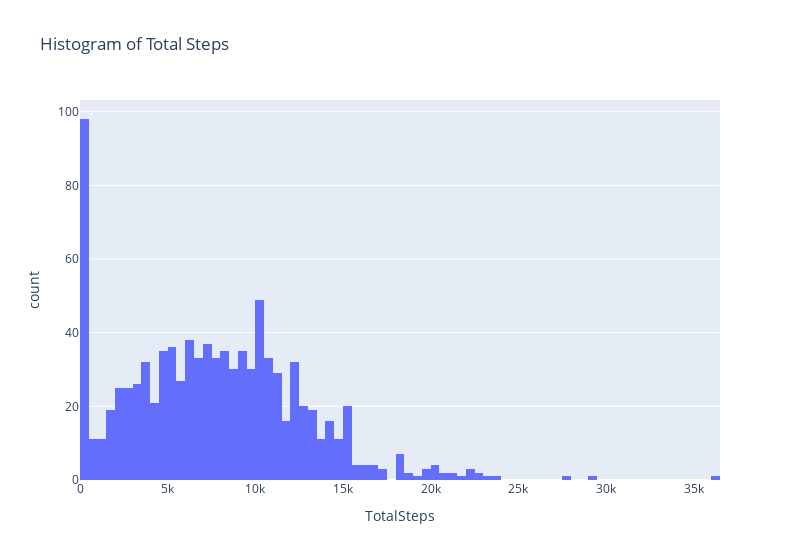
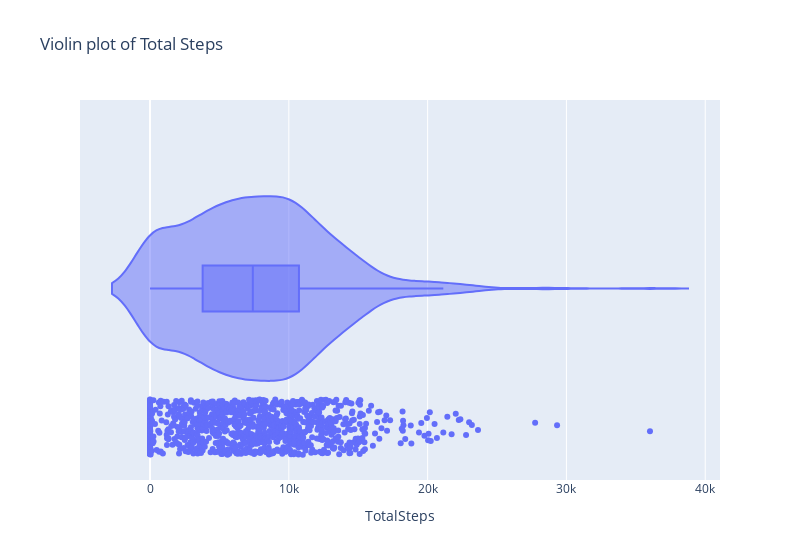
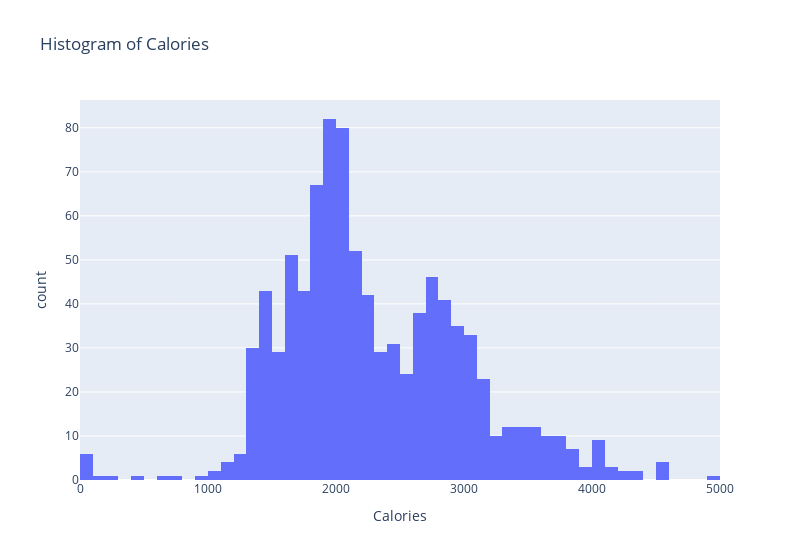
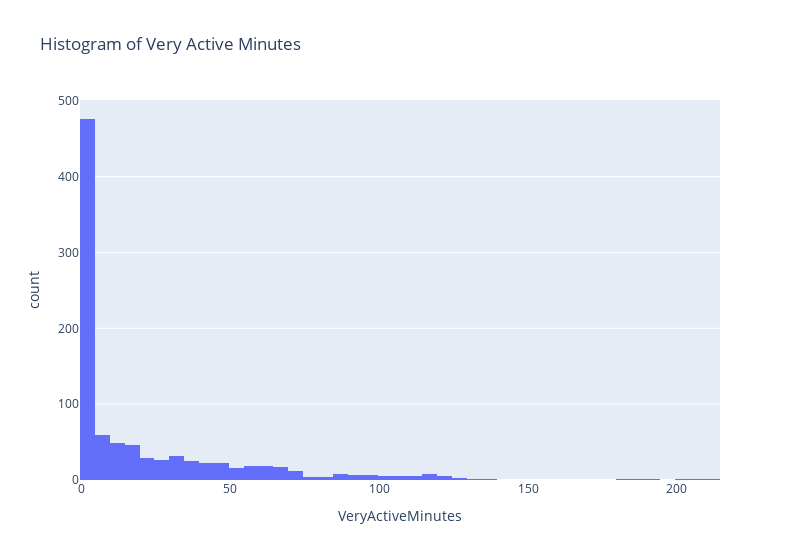

These figures' notebook cell, in order:
### Markdown cell above
Histograms for daily activity metrics  
  
The distribution of TotalSteps is somewhat right skewed with a spike of entries below 500 steps.    
The distribution for Calories seems to be bimodal with a peak around 2000 calories and second peak around 2700 calories.  
The distribution for VeryActiveMintues and FairlyActiveMintues are extremely right skewed.  
The distribution for LightlyActiveMinutes seems unimodal except for a spike of entries below 20 minutes.  
The distribution for SedentaryMinutes seems to be bimodal and left skewed with an additional spike for entries above 1400 minutes.  
  
There is a spike in entries both for the low end of LightlyActiveMinutes and the high end of SedentaryMinutes suggesting there are many days where people are minimally active. One goal to implement could be to nudge users to get past this threshold of minimal activity each day.

### Code cell
fig = px.histogram(
    dailyActivity, 
    x='TotalSteps',
    nbins= 94,
    title='Histogram of Total Steps',
    width=800
    )
fig.show()

fig = px.violin(
    dailyActivity,
    x='TotalSteps',
    box=True,
    points='all',
    title='Violin plot of Total Steps',
    width=800
)
fig.show()

fig = px.histogram(
    dailyActivity, 
    x='Calories',
    nbins= 94,
    title='Histogram of Calories',
    width=800
    )
fig.show()

fig = px.histogram(
    dailyActivity, 
    x='VeryActiveMinutes',
    title='Histogram of Very Active Minutes',
    width=800
    )
fig.show()

fig = px.histogram(
    dailyActivity, 
    x='FairlyActiveMinutes',
    title='Histogram of Fairly Active Minutes',
    width=800
    )
fig.show()

fig = px.histogram(
    dailyActivity, 
    x='LightlyActiveMinutes',
    title='Histogram of Lightly Active Minutes',
    width=800
    )
fig.show()

fig = px.histogram(
    dailyActivity, 
    x='SedentaryMinutes',
    title='Histogram of Sedentary Minutes',
    width=800
    )
fig.show()

### Figure 1 — Plotly figure (JSON) as saved in the notebook; plotly's stock layout.template omitted (floating-point values rounded to 4 significant figures; data arrays with more than 128 entries replaced by an {"elided": "..."} marker saying what was removed)
{"data": [{"alignmentgroup": "True", "bingroup": "x", "hovertemplate": "TotalSteps=%{x}<br>count=%{y}<extra></extra>", "legendgroup": "", "marker": {"color": "#636efa", "pattern": {"shape": ""}}, "name": "", "nbinsx": 94, "offsetgroup": "", "orientation": "v", "showlegend": false, "type": "histogram", "x": {"elided": "940 int values"}, "xaxis": "x", "yaxis": "y"}], "layout": {"barmode": "relative", "legend": {"tracegroupgap": 0}, "title": {"text": "Histogram of Total Steps"}, "width": 800, "xaxis": {"anchor": "y", "domain": [0, 1], "title": {"text": "TotalSteps"}}, "yaxis": {"anchor": "x", "domain": [0, 1], "title": {"text": "count"}}}}

### Figure 2 — Plotly figure (JSON) as saved in the notebook; plotly's stock layout.template omitted (floating-point values rounded to 4 significant figures; data arrays with more than 128 entries replaced by an {"elided": "..."} marker saying what was removed)
{"data": [{"alignmentgroup": "True", "box": {"visible": true}, "hovertemplate": "TotalSteps=%{x}<extra></extra>", "legendgroup": "", "marker": {"color": "#636efa"}, "name": "", "offsetgroup": "", "orientation": "h", "points": "all", "scalegroup": "True", "showlegend": false, "type": "violin", "x": {"elided": "940 int values"}, "x0": " ", "xaxis": "x", "y0": " ", "yaxis": "y"}], "layout": {"legend": {"tracegroupgap": 0}, "title": {"text": "Violin plot of Total Steps"}, "violinmode": "group", "width": 800, "xaxis": {"anchor": "y", "domain": [0, 1], "title": {"text": "TotalSteps"}}, "yaxis": {"anchor": "x", "domain": [0, 1]}}}

### Figure 3 — Plotly figure (JSON) as saved in the notebook; plotly's stock layout.template omitted (floating-point values rounded to 4 significant figures; data arrays with more than 128 entries replaced by an {"elided": "..."} marker saying what was removed)
{"data": [{"alignmentgroup": "True", "bingroup": "x", "hovertemplate": "Calories=%{x}<br>count=%{y}<extra></extra>", "legendgroup": "", "marker": {"color": "#636efa", "pattern": {"shape": ""}}, "name": "", "nbinsx": 94, "offsetgroup": "", "orientation": "v", "showlegend": false, "type": "histogram", "x": {"elided": "940 int values"}, "xaxis": "x", "yaxis": "y"}], "layout": {"barmode": "relative", "legend": {"tracegroupgap": 0}, "title": {"text": "Histogram of Calories"}, "width": 800, "xaxis": {"anchor": "y", "domain": [0, 1], "title": {"text": "Calories"}}, "yaxis": {"anchor": "x", "domain": [0, 1], "title": {"text": "count"}}}}

### Figure 4 — Plotly figure (JSON) as saved in the notebook; plotly's stock layout.template omitted (floating-point values rounded to 4 significant figures; data arrays with more than 128 entries replaced by an {"elided": "..."} marker saying what was removed)
{"data": [{"alignmentgroup": "True", "bingroup": "x", "hovertemplate": "VeryActiveMinutes=%{x}<br>count=%{y}<extra></extra>", "legendgroup": "", "marker": {"color": "#636efa", "pattern": {"shape": ""}}, "name": "", "offsetgroup": "", "orientation": "v", "showlegend": false, "type": "histogram", "x": {"elided": "940 int values"}, "xaxis": "x", "yaxis": "y"}], "layout": {"barmode": "relative", "legend": {"tracegroupgap": 0}, "title": {"text": "Histogram of Very Active Minutes"}, "width": 800, "xaxis": {"anchor": "y", "domain": [0, 1], "title": {"text": "VeryActiveMinutes"}}, "yaxis": {"anchor": "x", "domain": [0, 1], "title": {"text": "count"}}}}
